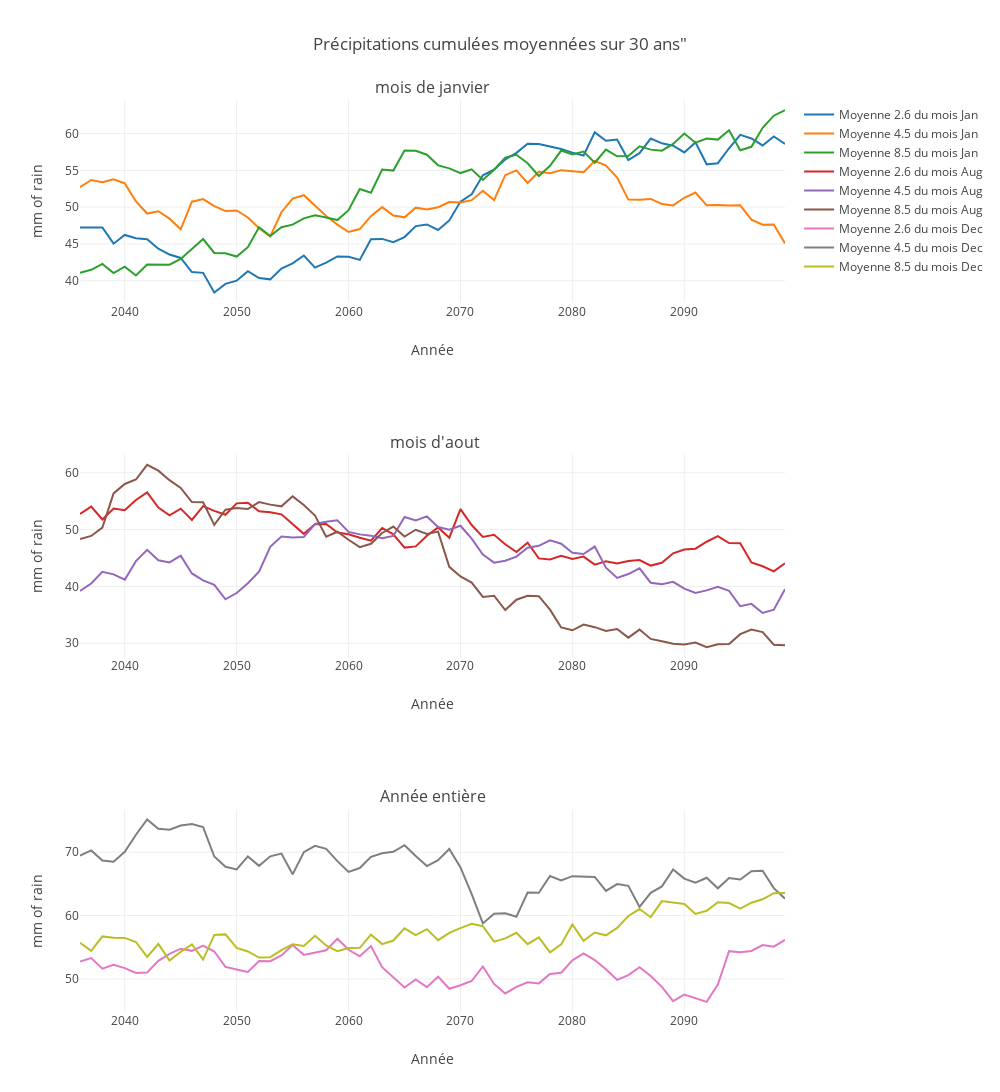

Notebook cell for this chart:
### Code cell
q = 0
trace26_0 = go.Scatter(
    x = lyon_year[firstPlotYear:lastPlotYear],
    y = moycAreaInterval_26[q,:],
    name ='Moyenne 2.6 du mois %s'%lyon_month[calcMonth[q]],
)
trace45_0 = go.Scatter(
    x = lyon_year[firstPlotYear:lastPlotYear],
    y = moycAreaInterval_45[q,:],
    name ='Moyenne 4.5 du mois %s'%lyon_month[calcMonth[q]],
)
trace85_0 = go.Scatter(
    x = lyon_year[firstPlotYear:lastPlotYear],
    y = moycAreaInterval_85[q,:],
    name ='Moyenne 8.5 du mois %s'%lyon_month[calcMonth[q]],
)

q = 1
trace26_1 = go.Scatter(
    x = lyon_year[firstPlotYear:lastPlotYear],
    y = moycAreaInterval_26[q,:],
    name ='Moyenne 2.6 du mois %s'%lyon_month[calcMonth[q]],
    xaxis='x2',
    yaxis='y2'

)
trace45_1 = go.Scatter(
    x = lyon_year[firstPlotYear:lastPlotYear],
    y = moycAreaInterval_45[q,:],
    name ='Moyenne 4.5 du mois %s'%lyon_month[calcMonth[q]],
    xaxis='x2',
    yaxis='y2'
)

trace85_1 = go.Scatter(
    x = lyon_year[firstPlotYear:lastPlotYear],
    y = moycAreaInterval_85[q,:],
    name ='Moyenne 8.5 du mois %s'%lyon_month[calcMonth[q]],    
    xaxis='x2',
    yaxis='y2'
)

q = 2
trace26_2 = go.Scatter(
    x = lyon_year[firstPlotYear:lastPlotYear],
    y = moycAreaInterval_26[q,:],
    name ='Moyenne 2.6 du mois %s'%lyon_month[calcMonth[q]],
    xaxis='x2',
    yaxis='y2'

)
trace45_2 = go.Scatter(
    x = lyon_year[firstPlotYear:lastPlotYear],
    y = moycAreaInterval_45[q,:],
    name ='Moyenne 4.5 du mois %s'%lyon_month[calcMonth[q]],
    xaxis='x2',
    yaxis='y2'
)

trace85_2 = go.Scatter(
    x = lyon_year[firstPlotYear:lastPlotYear],
    y = moycAreaInterval_85[q,:],
    name ='Moyenne 8.5 du mois %s'%lyon_month[calcMonth[q]],    
    xaxis='x2',
    yaxis='y2'
)

fig = tools.make_subplots(rows=3, 
                          cols=1,
                          subplot_titles=("mois de janvier",
                                          " mois d'aout",
                                          "Année entière")
)

fig.append_trace(trace26_0, 1, 1)
fig.append_trace(trace45_0, 1, 1)
fig.append_trace(trace85_0, 1, 1)
fig.append_trace(trace26_1, 2, 1)
fig.append_trace(trace45_1, 2, 1)
fig.append_trace(trace85_1, 2, 1)
fig.append_trace(trace26_2, 3, 1)
fig.append_trace(trace45_2, 3, 1)
fig.append_trace(trace85_2, 3, 1)
fig['layout']['xaxis1'].update(title='Année')
fig['layout']['xaxis2'].update(title='Année')
fig['layout']['xaxis3'].update(title='Année')
fig['layout']['yaxis1'].update(title='mm of rain')
fig['layout']['yaxis2'].update(title='mm of rain')
fig['layout']['yaxis3'].update(title='mm of rain')
fig['layout'].update(height=1200, width=1000, title='Précipitations cumulées moyennées sur 30 ans"')

py.iplot(fig, filename='basic-line')
